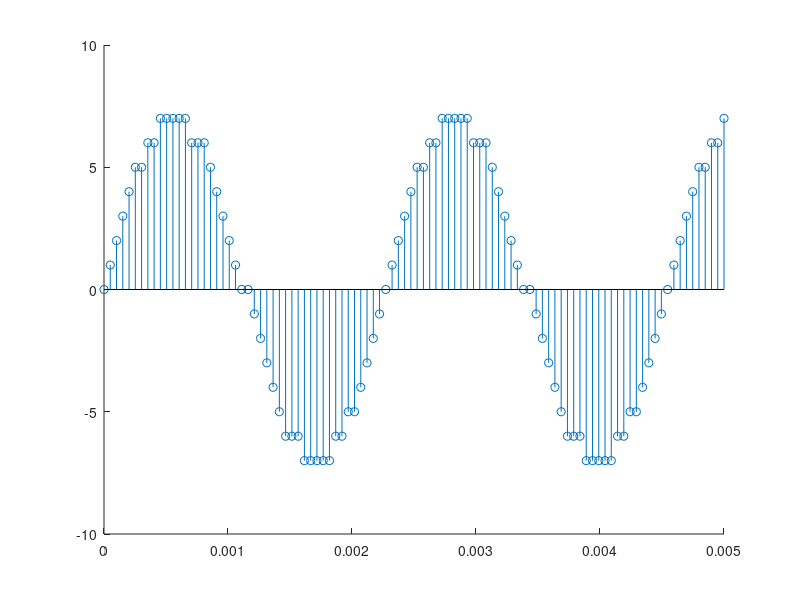

Here is the MATLAB script that generated this plot:
f = 440;
sr = 44100;
s = 1;
t = linspace(0,0.005,100);
y = 5 * sin(2*pi*f*t);
b = 4;
sample_max = 2^(b-1)-1;
max_amplitude = max(abs(y));


y_quantized = floor((y*sample_max )/max_amplitude + 0.5 );%* max_amplitude;
hold on
stem(t, y_quantized);
%plot(2000 * t(1:100),y(1:100)*sample_max, "red");